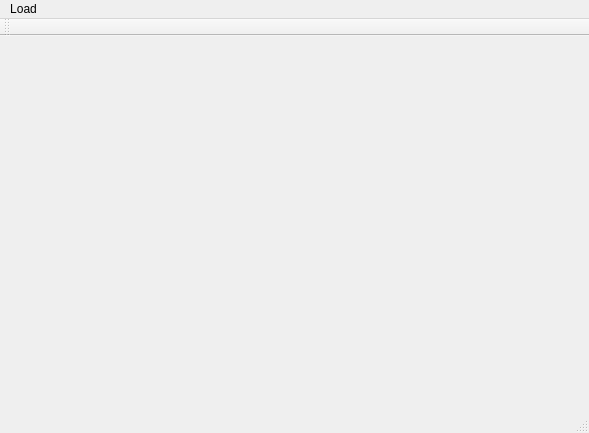
<?xml version="1.0" encoding="UTF-8"?>
<ui version="4.0">
 <class>MainWindow</class>
 <widget class="QMainWindow" name="MainWindow">
  <property name="geometry">
   <rect>
    <x>0</x>
    <y>0</y>
    <width>589</width>
    <height>433</height>
   </rect>
  </property>
  <property name="windowTitle">
   <string>MainWindow</string>
  </property>
  <widget class="QWidget" name="centralWidget"/>
  <widget class="QMenuBar" name="menuBar">
   <property name="geometry">
    <rect>
     <x>0</x>
     <y>0</y>
     <width>589</width>
     <height>21</height>
    </rect>
   </property>
   <widget class="QMenu" name="menuLoad">
    <property name="title">
     <string>Load</string>
    </property>
    <addaction name="actionLFP"/>
    <addaction name="actionLFImage"/>
   </widget>
   <addaction name="menuLoad"/>
  </widget>
  <widget class="QToolBar" name="mainToolBar">
   <attribute name="toolBarArea">
    <enum>TopToolBarArea</enum>
   </attribute>
   <attribute name="toolBarBreak">
    <bool>false</bool>
   </attribute>
  </widget>
  <widget class="QStatusBar" name="statusBar"/>
  <action name="actionLFP">
   <property name="text">
    <string>LFP</string>
   </property>
  </action>
  <action name="actionLFImage">
   <property name="text">
    <string>LF Image</string>
   </property>
  </action>
 </widget>
 <layoutdefault spacing="6" margin="11"/>
 <resources/>
 <connections/>
</ui>
